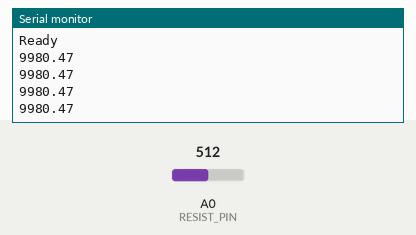
This sketch was run on a simulated Arduino Uno, built with avr-gcc and run on an emulated ATmega328P. Shown: the last lines printed to the serial monitor. The inputs (shaded band) are chosen by the test bench; at power-on: A0 (RESIST_PIN) = 512.

Above: at 1.2 s.
1.3 s: A0 (RESIST_PIN) set to 0
At 1.71 s:
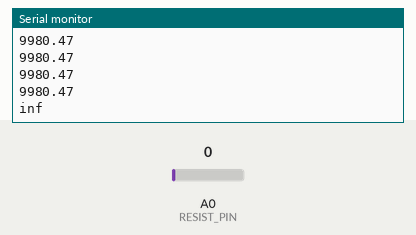
3.6 s: A0 (RESIST_PIN) set to 122
At 3.81 s:
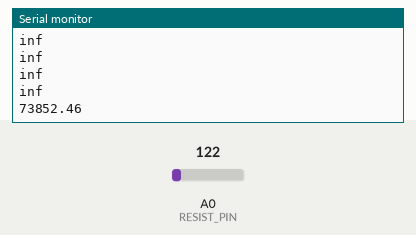

Measured:
- after the input at 1.3 s, the serial monitor: prints a new line after 0.20 s (image 1)
- after the input at 3.6 s, the serial monitor: prints a new line at once (image 2)

The sketch:

exemplo_11.ino
```cpp
#define RESIST_PIN   A0
float Vin;
float R1;
float Vref = 5;
float Steps=1023;
float StepSize = (float)Vref/(float)Steps;
float R2 = 10000;

void setup() {
  Serial.begin(9600);
  Serial.println("Ready");
}

void loop() {
  ADC=analogRead(RESIST_PIN);
  Vin = StepSize*(float)ADC;
  /*
  Vout = (Vin*R2)/(R1+R2)
  R1 = ((Vin-Vout)*R2)/(Vout)
  */
  R1 = (float)((5-Vin)*10000)/(float)Vin;
  Serial.println(R1);
  delay(300);
}
```
